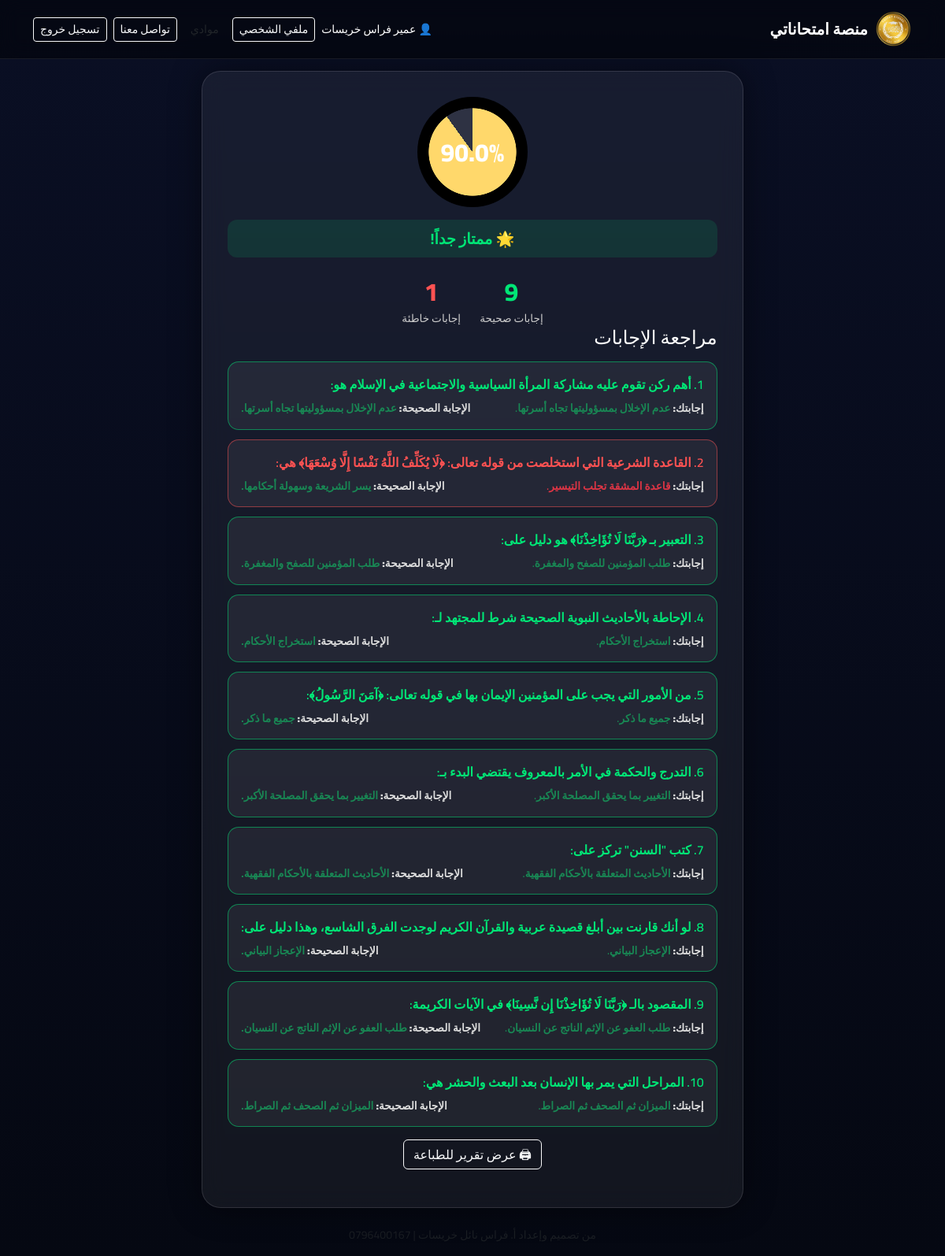
Page /exam/result/2 (signed in) on the committed database.
### app.py (models this page shows)
class ExamResult(db.Model):
    id = db.Column(db.Integer, primary_key=True)
    student_id = db.Column(db.Integer, db.ForeignKey("student.id"), nullable=False)
    subject_id = db.Column(db.Integer, db.ForeignKey("subject.id"), nullable=False)
    subject = db.relationship("Subject", backref="results")
    score = db.Column(db.Float, nullable=False)
    correct_count = db.Column(db.Integer, nullable=False)
    wrong_count = db.Column(db.Integer, nullable=False)
    date = db.Column(db.DateTime, default=datetime.utcnow)
    answers = db.relationship("ExamAnswer", backref="result", lazy=True)

class Question(db.Model):
    id = db.Column(db.Integer, primary_key=True)
    subject_id = db.Column(db.Integer, db.ForeignKey("subject.id"), nullable=False)
    text = db.Column(db.Text, nullable=False)
    option1 = db.Column(db.String(255), nullable=False)
    option2 = db.Column(db.String(255), nullable=False)
    option3 = db.Column(db.String(255), nullable=False)
    option4 = db.Column(db.String(255), nullable=False)
    correct_option = db.Column(db.String(10), nullable=False)

### app.py (the view)
@app.route("/exam/result/<int:result_id>")
def exam_result(result_id):
    if "student_id" not in session:
        return redirect(url_for("login"))
    result = ExamResult.query.get_or_404(result_id)
    if result.student_id != session["student_id"]:
        return redirect(url_for("student_subjects"))
    answers = ExamAnswer.query.filter_by(result_id=result.id).all()
    detailed = []
    for ans in answers:
        q = Question.query.get(ans.question_id)
        detailed.append({
            "text": q.text,
            "option1": q.option1,
            "option2": q.option2,
            "option3": q.option3,
            "option4": q.option4,
            "correct_option": q.correct_option,
            "student_answer": ans.student_answer,
            "is_correct": ans.is_correct,
        })
    return render_template(
        "exam_result.html",
        result=result,
        answers=detailed,
    )

### templates/exam_result.html (shortened to what this page needs)
{% extends "base.html" %}
{% block content %}
<div class="result-card">
    <div class="score-ring">
        <div class="ring" style="--percent: {{ result.score|round(0) }}">
            <span class="score-text">{{ result.score|round(0) }}%</span>
        </div>
    </div>
    {% if result.score >= 90 %}
        <div class="result-badge badge-excellent">🌟 ممتاز جداً!</div>
    {% elif result.score >= 70 %}
        <div class="result-badge badge-good">👍 نتيجة جيّدة</div>
    {% elif result.score >= 50 %}
        <div class="result-badge badge-acceptable">🙂 نتيجة مقبولة</div>
    {% else %}
        <div class="result-badge badge-fail">😢 تحتاج لتحسين</div>
    {% endif %}
    <div class="result-stats">
        <div class="stat-box green">
            <div class="num">{{ result.correct_count }}</div>
            <div class="label">إجابات صحيحة</div>
        </div>
        <div class="stat-box red">
            <div class="num">{{ result.wrong_count }}</div>
            <div class="label">إجابات خاطئة</div>
        </div>
    </div>
    <h4 class="answers-title">مراجعة الإجابات</h4>
    <div class="answers-list">
        {% for a in answers %}
        <div class="answer-item {% if a.is_correct %}correct{% else %}wrong{% endif %}">
            <div class="q-text">{{ loop.index }}. {{ a.text }}</div>
            <div class="q-details">
                <div><strong>إجابتك:</strong>
                    <span class="{% if a.is_correct %}text-success{% else %}text-danger{% endif %}">
                        {% if a.student_answer == '1' %}{{ a.option1 }}
                        {% elif a.student_answer == '2' %}{{ a.option2 }}
                        {% elif a.student_answer == '3' %}{{ a.option3 }}
                        {% elif a.student_answer == '4' %}{{ a.option4 }}
                        {% endif %}
                    </span>
                </div>
                <div><strong>الإجابة الصحيحة:</strong>
                    <span class="text-success fw-bold">
                        {% if a.correct_option == '1' %}{{ a.option1 }}
                        {% elif a.correct_option == '2' %}{{ a.option2 }}
                        {% elif a.correct_option == '3' %}{{ a.option3 }}
                        {% elif a.correct_option == '4' %}{{ a.option4 }}
                        {% endif %}
                    </span>
                </div>
            </div>
        </div>
        {% endfor %}
    </div>
    <div class="d-flex flex-wrap gap-2 justify-content-center my-3">
    <a href="{{ url_for('exam_result_pdf', result_id=result.id) }}"
       class="btn btn-outline-light">
        🖨 عرض تقرير للطباعة
    </a>
</div>
{% endblock %}

### static/style.css (style rules this page uses)
body.app-body { background: linear-gradient(to bottom, #0a0f24, #050812); font-family: "Cairo", sans-serif; color: #fff; min-height: 100vh; padding-top: 90px; }
.correct { color: #00e676; font-weight: 600; }
.wrong { color: #ff5252; font-weight: 600; }
.result-card { max-width: 800px; margin: auto; background: rgba(255,255,255,0.06); border-radius: 24px; padding: 2rem; backdrop-filter: blur(15px); border: 1px solid rgba(255,255,255,0.12); box-shadow: 0 0 40px rgba(0,0,0,0.45); }
.score-ring { display: flex; justify-content: center; margin-bottom: 1rem; }
.ring { --size: 140px; --track: rgba(255,255,255,0.1); --bar: #ffd86b; width: var(--size); height: var(--size); border-radius: 50%; background: radial-gradient(circle closest-side, #0000 79%, #000 80% 100%), conic-gradient(var(--bar) calc(var(--percent)*1%), var(--track) 0); display: flex; align-items: center; justify-content: center; }
.score-text { font-size: 2rem; color: #fff; font-weight: 800; }
.result-badge { text-align: center; font-size: 1.2rem; font-weight: 700; padding: .6rem 1rem; border-radius: 12px; margin-bottom: 1.2rem; }
.badge-excellent { background: #00e67620; color: #00e676; }
.result-stats { display: flex; justify-content: center; gap: 1.5rem; }
.stat-box { text-align: center; }
.stat-box .num { font-size: 2rem; font-weight: 800; }
.stat-box.green .num { color: #00e676; }
.stat-box.red .num { color: #ff5252; }
.stat-box .label { font-size: .85rem; color: #ccc; }
.answers-list { margin-top: 1rem; }
.answer-item { background: rgba(255,255,255,0.06); border-radius: 14px; padding: 1rem; margin-bottom: .75rem; border: 1px solid rgba(255,255,255,0.1); }
.answer-item.correct { border-color: #00e67680; }
.answer-item.wrong { border-color: #ff525280; }
.answer-item .q-text { font-size: 1rem; font-weight: 600; margin-bottom: .5rem; }
.answer-item .q-details { font-size: .85rem; color: #ddd; display: flex; justify-content: space-between; }

### rows in the picture
ExamResult: score "90.0", correct_count "9", wrong_count "1"
Question: text "أهم ركن تقوم عليه مشاركة المرأة السياسية والاجتماعية في الإسلام هو:", option2 "عدم الإخلال بمسؤوليتها تجاه أسرتها."
Question: text "القاعدة الشرعية التي استخلصت من قوله تعالى: ﴿لَا يُكَلِّفُ اللَّهُ نَفْسًا إِلَّا وُسْعَهَا﴾ هي:", option4 "قاعدة المشقة تجلب التيسير.", option3 "يسر الشريعة وسهولة أحكامها."
Question: text "التعبير بـ ﴿رَبَّنَا لَا تُؤَاخِذْنَا﴾ هو دليل على:", option2 "طلب المؤمنين للصفح والمغفرة."
Question: text "الإحاطة بالأحاديث النبوية الصحيحة شرط للمجتهد لـ:", option2 "استخراج الأحكام."
Question: text "من الأمور التي يجب على المؤمنين الإيمان بها في قوله تعالى: ﴿آمَنَ الرَّسُولُ﴾:", option4 "جميع ما ذكر."
Question: text "التدرج والحكمة في الأمر بالمعروف يقتضي البدء بـ:", option4 "التغيير بما يحقق المصلحة الأكبر."
Question: text "كتب \"السنن\" تركز على:", option1 "الأحاديث المتعلقة بالأحكام الفقهية."
Question: text "لو أنك قارنت بين أبلغ قصيدة عربية والقرآن الكريم لوجدت الفرق الشاسع، وهذا دليل على:", option3 "الإعجاز البياني."
Question: text "المقصود بالـ ﴿رَبَّنَا لَا تُؤَاخِذْنَا إِن نَّسِينَا﴾ في الآيات الكريمة:", option2 "طلب العفو عن الإثم الناتج عن النسيان."
Question: text "المراحل التي يمر بها الإنسان بعد البعث والحشر هي:", option2 "الميزان ثم الصحف ثم الصراط."

### other values in the picture
{{ session['student_name'] }} "عمير فراس خريسات"
